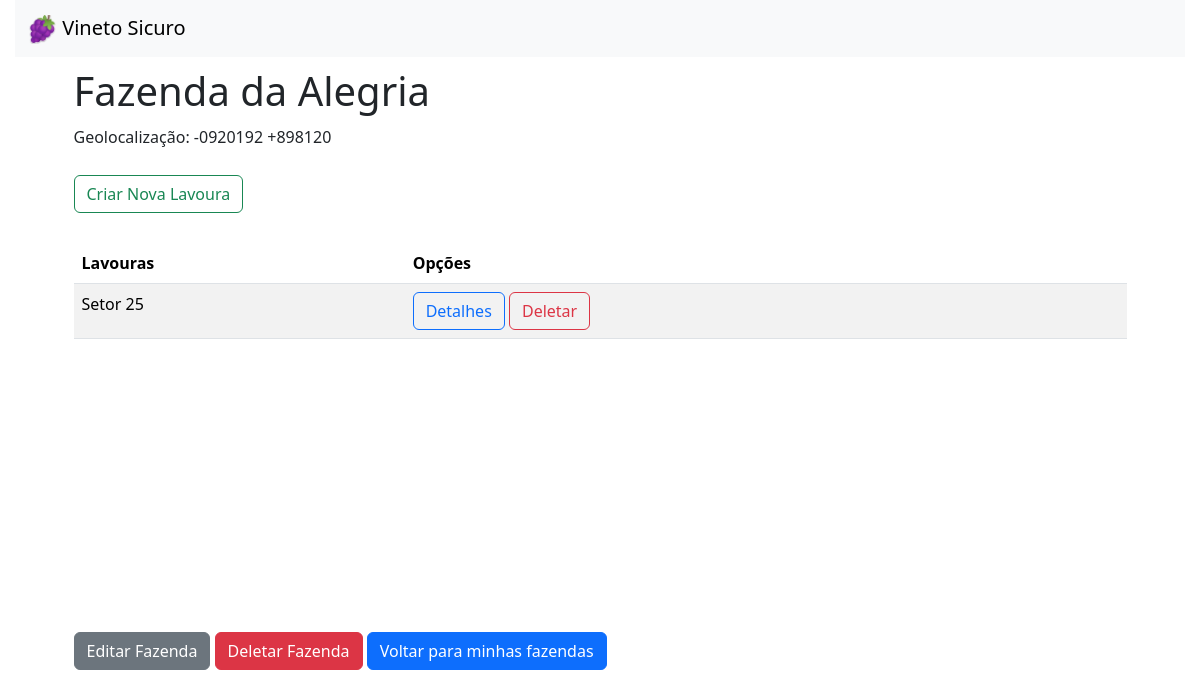
/farms/2/, run on an earlier commit of the app's database.
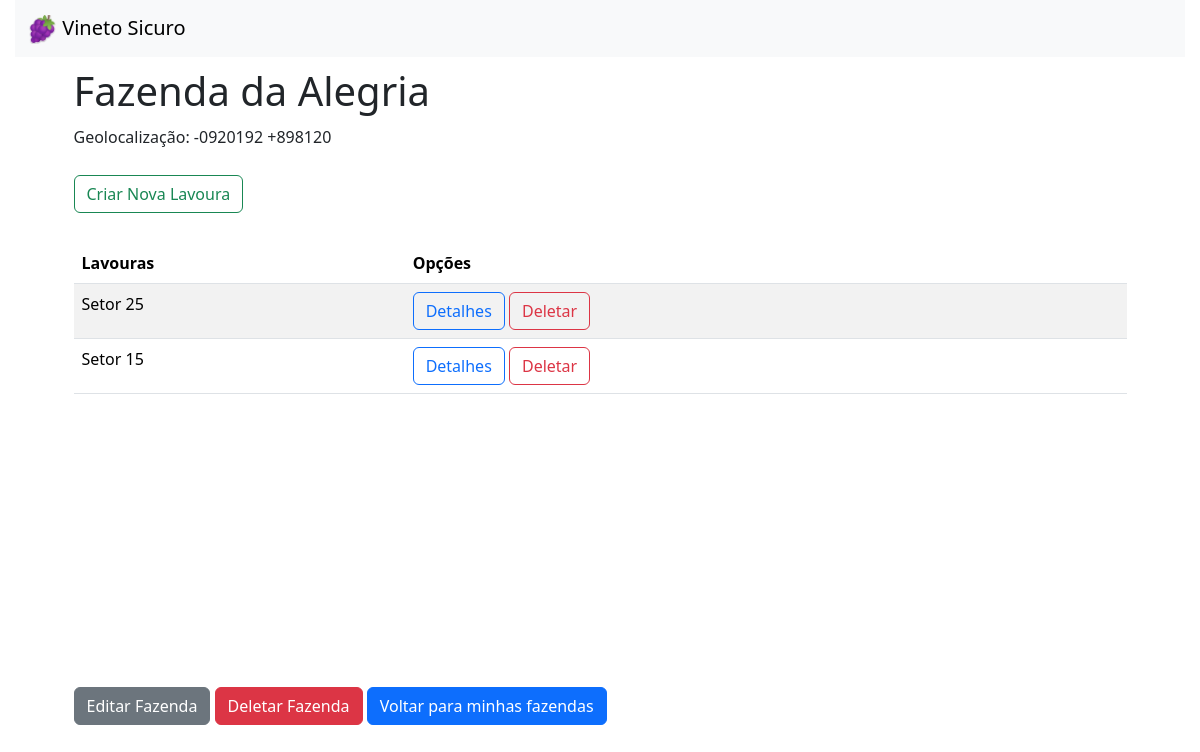
And on a later commit of the database.
### app1/models.py (models this page shows)
class Harvest(models.Model):
    localization = models.CharField(max_length=100)
    farm = models.ForeignKey(Farm,
                               null=False,
                               on_delete=models.CASCADE,
                               related_name='harvests',
                               )

### app1/views.py (the view)
# urls.py: path('farms/<int:pk>/', views.farm_detail, name='farm_detail'),
def farm_detail(request, pk):
    farm = get_object_or_404(Farm, pk=pk)
    return render(request, 'app1/farm_detail.html', {'farm': farm})

### Templates/app1/farm_detail.html (shortened to what this page needs)
<!DOCTYPE html>
{% load static %}
<html lang="en">
<head>
    <link href="https://cdn.jsdelivr.net/npm/bootstrap@5.3.2/dist/css/bootstrap.min.css" rel="stylesheet">
    <link href="{% static '/app1/img/style.css' %}" rel="stylesheet">
</head>
<body>
    <nav class="navbar bg-body-tertiary">
        <div class="container-fluid">
          <a class="navbar-brand" href="#">
            <img src="{% static '/app1/img/logo.png' %}"  alt="Logo" width="30"  class="d-inline-block align-text-top">
            Vineto Sicuro
          </a>
        </div>
      </nav>
    <h1 style="margin-top: 10px; margin-left: 5%;" >{{ farm.name }}</h1>
    <p style="margin-top: 10px; margin-left: 5%;">Geolocalização: {{ farm.geolocalization }}</p>
    <a href="{% url 'app1:harvest_create' farm.pk %}" style="margin-top: 10px; margin-left: 5%;" type="button" class="btn btn-outline-success">Criar Nova Lavoura</a>
    <div style=" padding-left: 5%; padding-right: 5% ; margin-top: 30px;">
        <table class="table table-striped table-hover">
          <thead>
            <tr>
              <th scope="col">Lavouras</th>
              <th scope="col">Opções</th>
            </tr>
          </thead>
          {% for harvest in farm.harvests.all %}
            <tr>
              <td>{{ harvest.localization }}</td>
              <td>
                <a href="{% url 'app1:harvest_detail' farm.pk harvest.pk %}" type="button" class="btn btn-outline-primary">Detalhes</a>
                <a href="{% url 'app1:harvest_delete' farm.pk harvest.pk %}" type="button" class="btn btn-outline-danger">Deletar</a>
              </td>
            </tr>
            {% endfor %}
        </table>
      </div>
    <div  style="margin-left: 5%; margin-top: 25%" id="opcoesfazenda">
    <a href="{% url 'app1:farm_edit' farm.pk %}" type="button" class="btn btn-secondary">Editar Fazenda</a>
    <a href="{% url 'app1:farm_delete' farm.pk %}" type="button" class="btn btn-danger">Deletar Fazenda</a>
    <a href="{% url 'app1:farm_list' %}" type="button" class="btn btn-primary">Voltar para minhas fazendas</a>
</body>
</html>

What changed in the data, as far as the page shows it:
added Harvest: localization "Setor 15"
